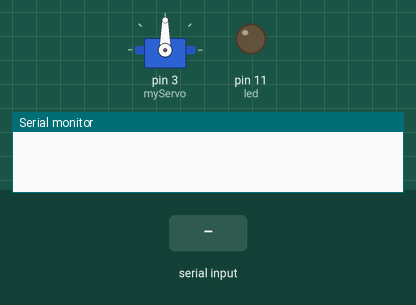
Simulated run of this sketch. Board: Arduino Uno, built with avr-gcc and run on an emulated ATmega328P. On the bench: servo, output pins drawn as LEDs (lit = HIGH), the last lines printed to the serial monitor. The inputs (shaded band) are chosen by the test bench.

Above: at 1.2 s.
1.3 s: "90,45\n" received over Serial
At 2.5 s:
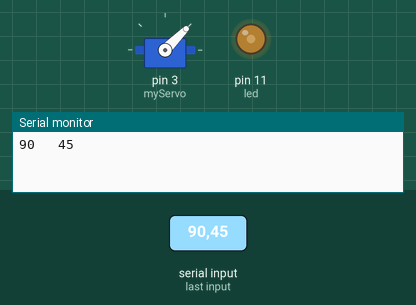
2.8 s: "30,150\n" received over Serial
At 3.7 s:
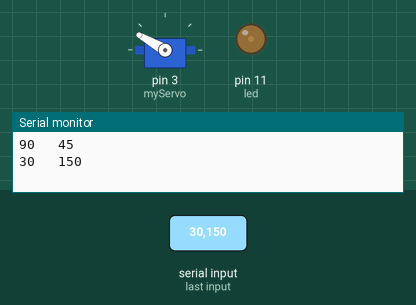
4.3 s: "90,45\n" received over Serial
At 4.8 s:
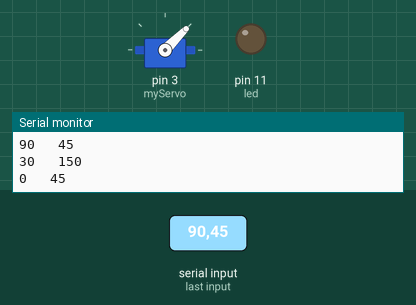
5.8 s: "1,90\n" received over Serial
At 7.1 s:
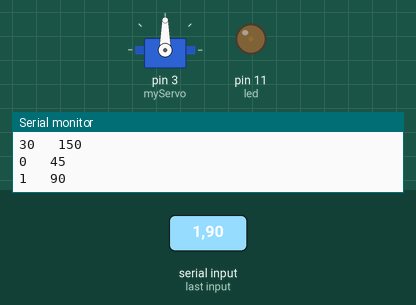
Timing chart, 0 to 8.3 s (numbered marks = the images above; inputs shaded):
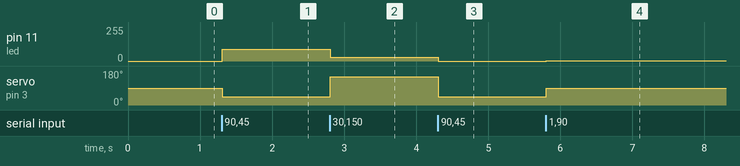

Measured:
- after the input at 1.3 s, pin 11 (led): 0/255 → 90/255 at once; servo on pin 3 (myServo): 90° → 45° at once
- after the input at 2.8 s, pin 11 (led): 90/255 → 30/255 at once; servo on pin 3 (myServo): 45° → 150° at once
- after the input at 4.3 s, pin 11 (led): 30/255 → 0/255 at once; servo on pin 3 (myServo): 150° → 45° at once
- after the input at 5.8 s, pin 11 (led): 0/255 → 1/255 at once; servo on pin 3 (myServo): 45° → 90° at once

The sketch:

controlLedAndServo.ino
```cpp
#include <Servo.h>
#define led 11

Servo myServo;

int valBtightness = 0;
int valServo = 0;

void setup() {
  Serial.begin(9600);
  pinMode(led, OUTPUT);
  myServo.attach(3);
}

void loop() {
  receiveData();
  if(Serial.read() == '\n') {
    adaptBrightnessData();
    adaptDegreeData();
  }
}

void receiveData() {
  if(Serial.available()) {
    valBtightness = Serial.parseInt();
    valServo = Serial.parseInt();
    Serial.print(valBtightness);
    Serial.print("   ");
    Serial.println(valServo);
  }
}
void adaptBrightnessData() {
  analogWrite(led, valBtightness);
}

void adaptDegreeData() {
  myServo.write(valServo);
  delay(15);
}
```
